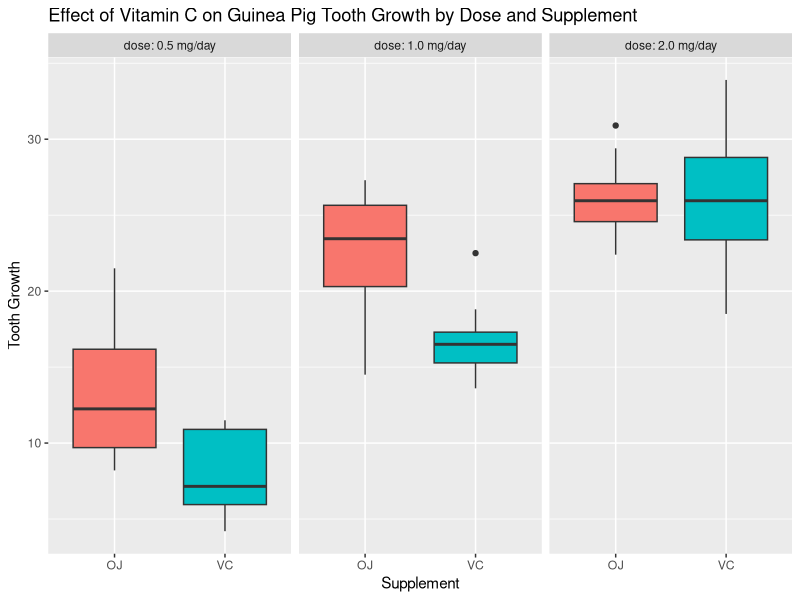
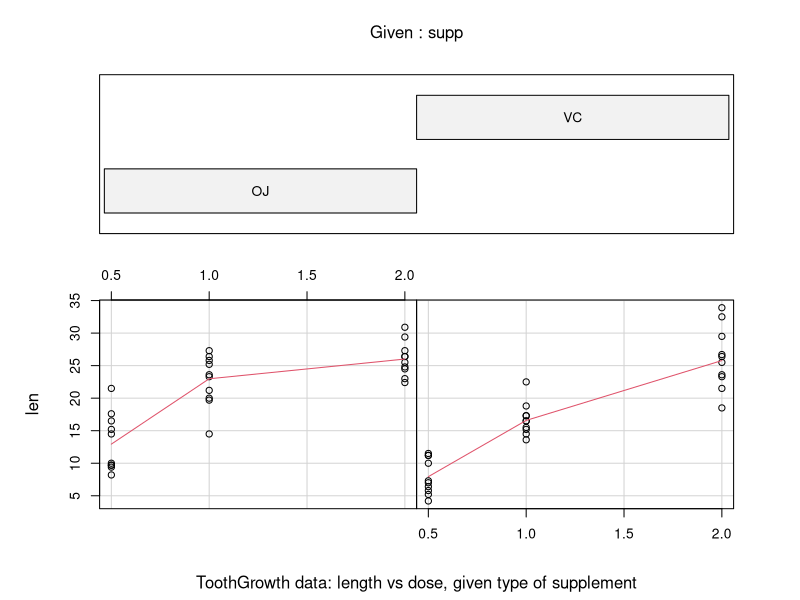

The R script that drew these images, in order:
## ---- chunk 1
knitr::opts_chunk$set(echo = TRUE)
## ---- chunk 2
library(ggplot2)
library(dplyr)
data("ToothGrowth")
## ---- chunk 3
str(ToothGrowth)
## ---- chunk 4
table(ToothGrowth$supp,ToothGrowth$dose)
## ---- chunk 5

# New facet label names for dose variable
dose.labs <- c("dose: 0.5 mg/day", "dose: 1.0 mg/day", "dose: 2.0 mg/day")
names(dose.labs) <- c("0.5", "1", "2")

# New legend label names for supp variable
supp.labs <- c("OJ: Orange Juice", "VC: Ascorbic Acid")
names(supp.labs) <- c("OJ", "VC")

g <- ggplot(data=ToothGrowth,aes(x=supp, y=len, fill=supp)) +
     geom_boxplot() +
     facet_grid(~dose,
                labeller = labeller(dose=dose.labs)) +
     labs(y = "Tooth Growth", 
          x = "Supplement", 
          title = "Effect of Vitamin C on Guinea Pig Tooth Growth by Dose and Supplement") +
     scale_fill_discrete(labels = supp.labs) +
     theme(
             legend.position = "none",
             legend.direction = "horizontal",
             legend.title = element_blank()
     )
g
## ---- chunk 6
dose0.5 <- ToothGrowth %>% filter(dose == 0.5) %>% select(len)
dose1.0 <- ToothGrowth %>% filter(dose == 1.0) %>% select(len)
results <- t.test(dose1.0,dose0.5, alternative = "two.sided", var.equal = T)
print(paste("results: p-value = ",
            round(results$p.value,9) ,
            ", confidence interval: [", 
            round(results$conf[1],2),
            ", "
            ,round(results$conf[2],2), "]",
            sep = ""))
## ---- chunk 7
dose2.0 <- ToothGrowth %>% filter(dose == 2.0) %>% select(len)
results <- t.test(dose2.0,dose1.0, alternative = "two.sided", var.equal = T)
print(paste("results: p-value = ",
            round(results$p.value,7) ,
            ", confidence interval: [", 
            round(results$conf[1],2),
            ", "
            ,round(results$conf[2],2), "]",
            sep = ""))
## ---- chunk 8
suppOJ0.5<- ToothGrowth %>% filter(supp == "OJ" & dose== 0.5) %>% select(len)
suppVC0.5<- ToothGrowth %>% filter(supp == "VC" & dose== 0.5) %>% select(len)
results <- t.test(suppOJ0.5,suppVC0.5, alternative = "two.sided", var.equal = T)
print(paste("results: p-value = ",
            round(results$p.value,5) ,
            ", confidence interval: [", 
            round(results$conf[1],2),
            ", "
            ,round(results$conf[2],2), "]",
            sep = ""))
## ---- chunk 9
suppOJ1.0 <- ToothGrowth %>% filter(supp == "OJ" & dose== 1.0) %>% select(len)
suppVC1.0 <- ToothGrowth %>% filter(supp == "VC" & dose== 1.0) %>% select(len)
results <- t.test(suppOJ1.0,suppVC1.0, alternative = "two.sided", var.equal = T)
print(paste("results: p-value = ",
            round(results$p.value,5) ,
            ", confidence interval: [", 
            round(results$conf[1],2),
            ", "
            ,round(results$conf[2],2), "]",
            sep = ""))
## ---- chunk 10
suppOJ2.0<- ToothGrowth %>% filter(supp == "OJ" & dose== 2.0) %>% select(len)
suppVC2.0<- ToothGrowth %>% filter(supp == "VC" & dose== 2.0) %>% select(len)
results<-t.test(suppOJ2.0,suppVC2.0, alternative = "two.sided", var.equal = T)
print(paste("results: p-value = ",
            round(results$p.value,2) ,
            ", confidence interval: [", 
            round(results$conf[1],2),
            ", "
            ,round(results$conf[2],2), "]",
            sep = ""))

## ---- chunk 11

names(ToothGrowth)
## ---- chunk 12
data.summary <-ToothGrowth %>% group_by(supp,dose) %>%
                summarize(mean = mean(len), median = median(len), min = min(len), max = max(len))
data.summary


## ---- chunk 13
require(graphics)
coplot(len ~ dose | supp, data = ToothGrowth, panel = panel.smooth,
       xlab = "ToothGrowth data: length vs dose, given type of supplement")
## ---- chunk 14
dose0.5<- ToothGrowth %>% filter(dose == 0.5) %>% select(len)
dose1.0<- ToothGrowth %>% filter(dose == 1.0) %>% select(len)
t.test(dose1.0,dose0.5, alternative = "two.sided", var.equal = T)

## ---- chunk 15
dose2.0<- ToothGrowth %>% filter(dose == 2.0) %>% select(len)
t.test(dose2.0,dose1.0, alternative = "two.sided", var.equal = T)

## ---- chunk 16
suppOJ0.5<- ToothGrowth %>% filter(supp == "OJ" & dose== 0.5) %>% select(len)
suppVC0.5<- ToothGrowth %>% filter(supp == "VC" & dose== 0.5) %>% select(len)
t.test(suppOJ0.5,suppVC0.5, alternative = "two.sided", var.equal = T)

## ---- chunk 17
suppOJ1.0<- ToothGrowth %>% filter(supp == "OJ" & dose== 1.0) %>% select(len)
suppVC1.0<- ToothGrowth %>% filter(supp == "VC" & dose== 1.0) %>% select(len)
t.test(suppOJ1.0,suppVC1.0, alternative = "two.sided", var.equal = T)
## ---- chunk 18
suppOJ2.0<- ToothGrowth %>% filter(supp == "OJ" & dose== 2.0) %>% select(len)
suppVC2.0<- ToothGrowth %>% filter(supp == "VC" & dose== 2.0) %>% select(len)
t.test(suppOJ2.0,suppVC2.0, alternative = "two.sided", var.equal = T)

